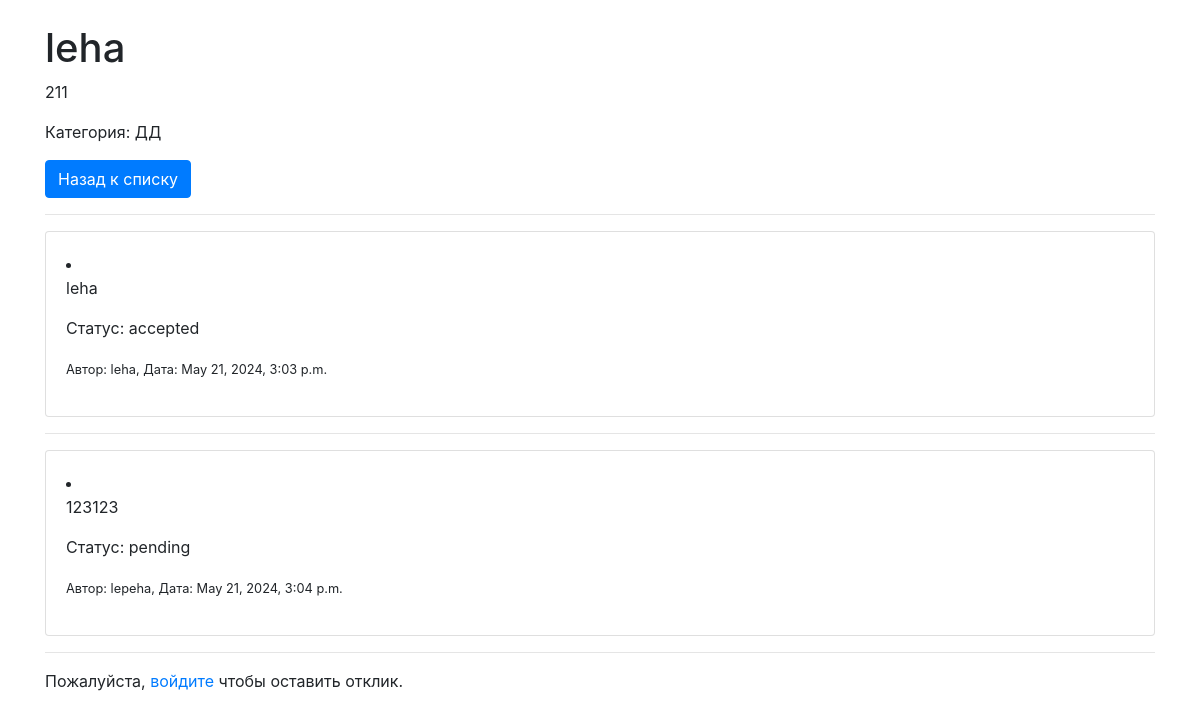
The app's page /app/announcement/6/, older data.
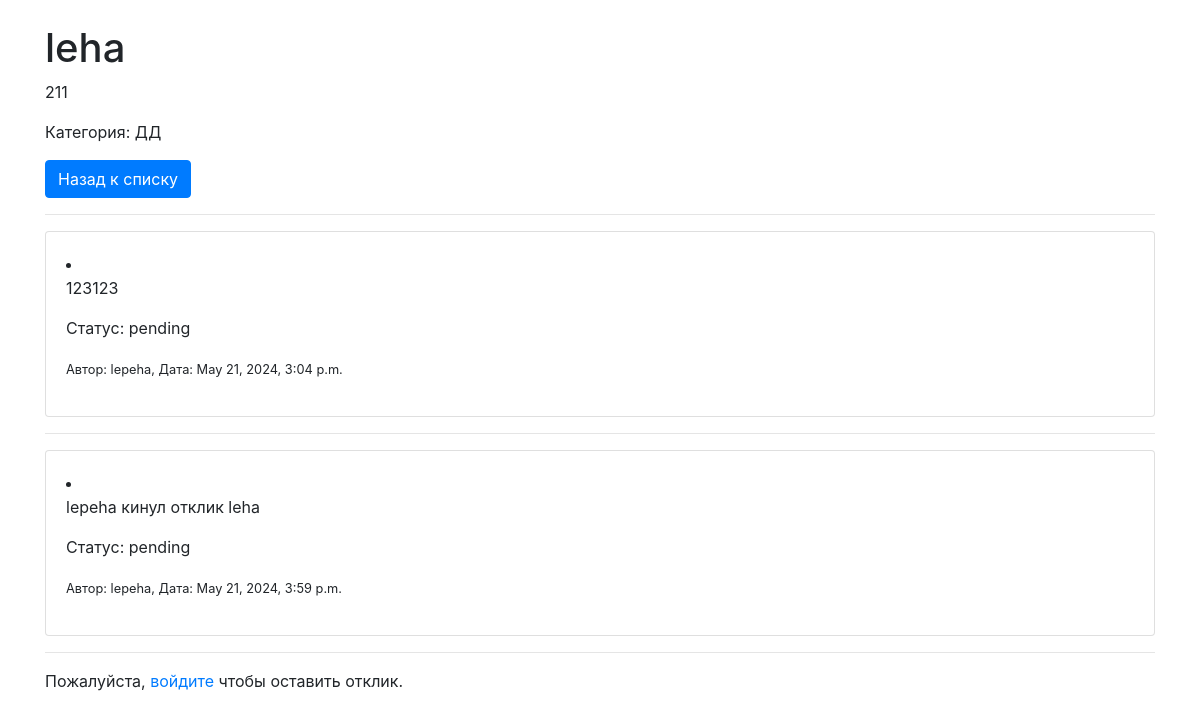
The same page, newer data.
### app/models.py (models this page shows, shortened)
class Announcement(models.Model):
    title = models.CharField(max_length=200)
    content = models.TextField()
    category = models.ForeignKey(Category, on_delete=models.CASCADE, related_name='announcements')
    author = models.ForeignKey(User, on_delete=models.CASCADE, related_name='announcements')
    image = models.ImageField(upload_to='images/', blank=True, null=True)
    video_url = models.URLField(blank=True, null=True)
    created_at = models.DateTimeField(auto_now_add=True)
    updated_at = models.DateTimeField(auto_now=True)

class Category(models.Model):
    name = models.CharField(max_length=200)
    subscribers = models.ManyToManyField(User, related_name='subscribed_categories')

class Response(models.Model):
    text = models.TextField()
    created_at = models.DateTimeField(auto_now_add=True)
    updated_at = models.DateTimeField(auto_now=True)
    user = models.ForeignKey(User, on_delete=models.CASCADE, related_name='responses')
    announcement = models.ForeignKey(Announcement, on_delete=models.CASCADE, related_name='responses')
    status = models.CharField(max_length=20, choices=(('pending', 'Pending'), ('accepted', 'Accepted')), default='pending')

### app/views.py (the view)
# urls.py: path('announcement/<int:pk>/', AnnouncementDetailView.as_view(), name='announcement-detail'),
class AnnouncementDetailView(DetailView):
    model = Announcement
    template_name = 'announcements/detail.html'
    context_object_name = 'announcement'

### app/templates/announcements/detail.html (shortened to what this page needs)
<!DOCTYPE html>
<html lang="en">
<head>
    <link rel="stylesheet" href="https://stackpath.bootstrapcdn.com/bootstrap/4.5.2/css/bootstrap.min.css">
</head>
<body>
    <div class="container mt-4">
        <h1>{{ announcement.title }}</h1>
        <p>{{ announcement.content }}</p>
        <p>Категория: {{ announcement.category.name }}</p>
        <a href="{% url 'announcement-list' %}" class="btn btn-primary">Назад к списку</a><hr>
        {% for response in announcement.responses.all %}
            <div class="card mt-3">
                <div class="card-body">
                    <li>
                        <p>{{ response.text }}</p>
                        <p>Статус: {{ response.status }}</p>
                      </li>
                    <p><small>Автор: {{ response.user.username }}, Дата: {{ response.created_at }}</small></p>
                </div>
            </div><hr>
        {% endfor %}
        {% if user.is_authenticated %}
            <form method="post" action="{% url 'create-response' announcement.pk %}">
                {% csrf_token %}
                {{ form.as_p }}
                <button type="submit" class="btn btn-primary">Отправить отклик</button>
            </form>
        {% else %}
            <p>Пожалуйста, <a href="{% url 'login' %}">войдите</a> чтобы оставить отклик.</p>
        {% endif %}
    </div>
</body>
</html>

Row changes from the older to the newer data that the page shows:
removed Response: text "leha", status "accepted", user.username "leha", created_at "May 21, 2024, 3:03 p.m."
added Response: text "lepeha кинул отклик leha", status "pending", user.username "lepeha", created_at "May 21, 2024, 3:59 p.m."
